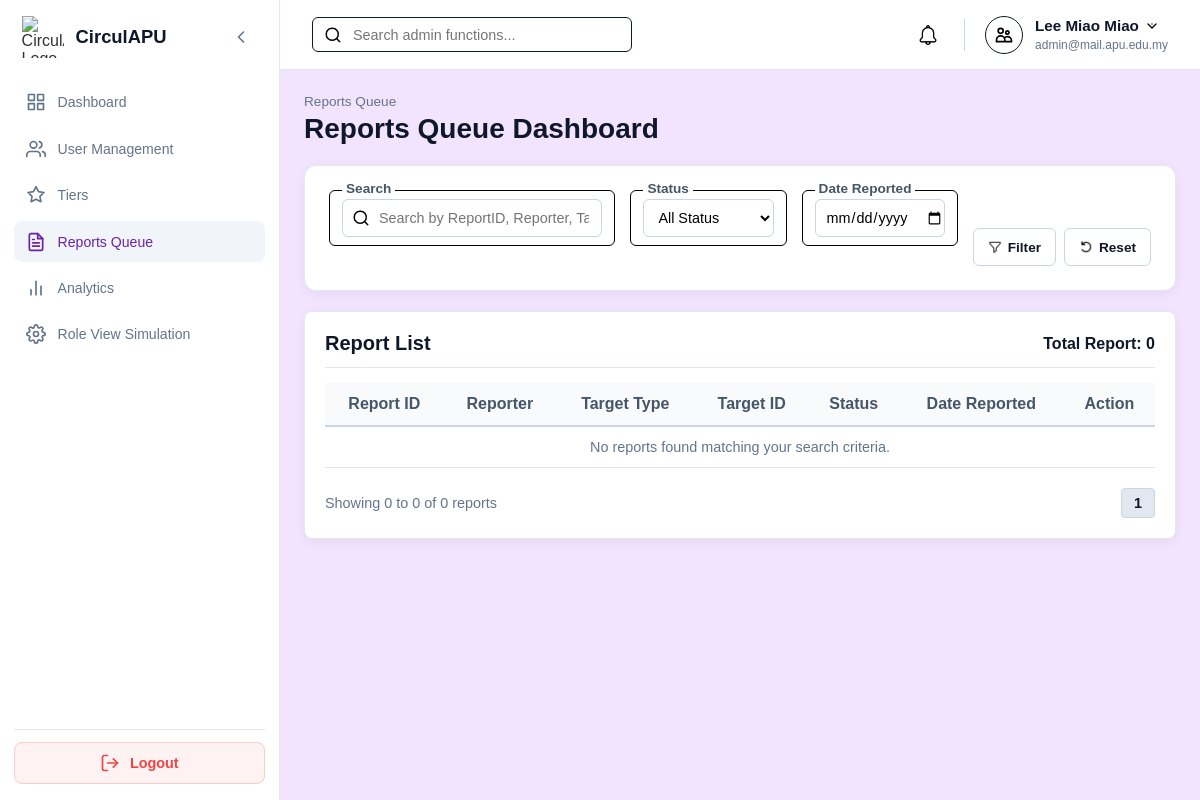
The app's page /Admin/reports_queue.php (signed in), older data.
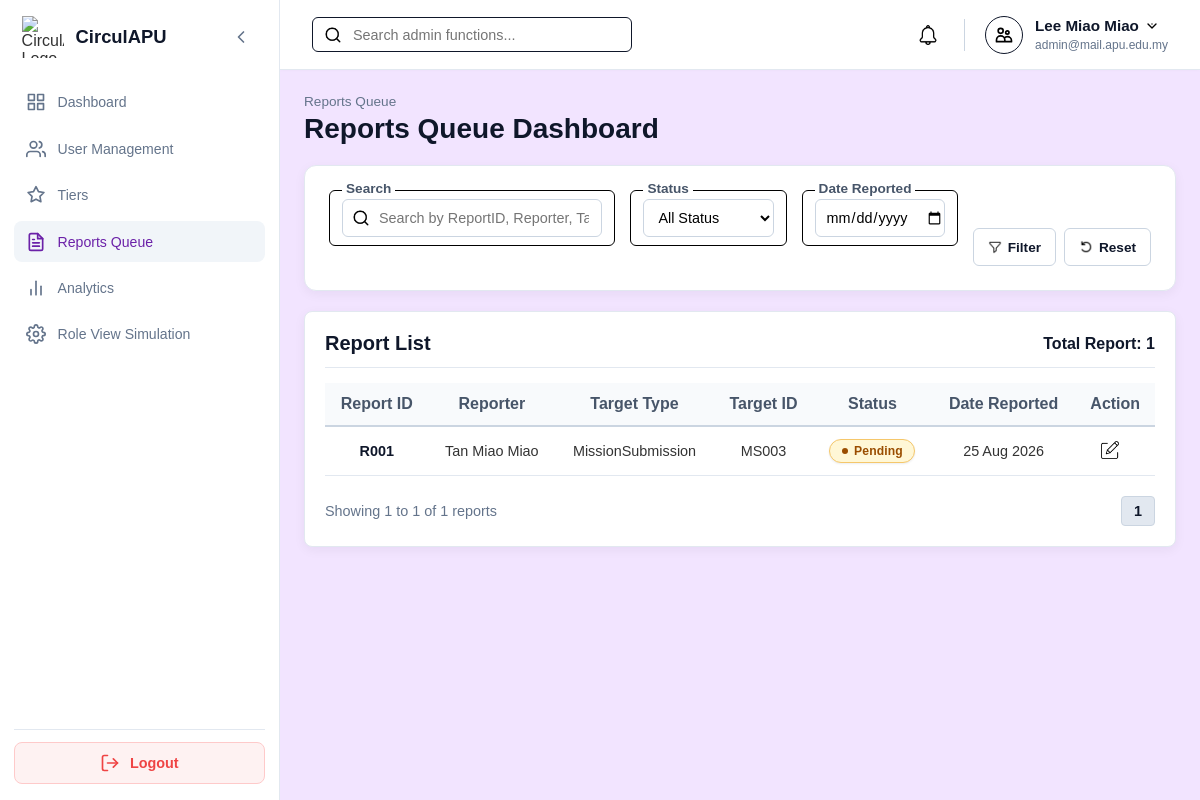
The same page, newer data.
### tables this page shows
CREATE TABLE `report` (
  `reportID` varchar(10) NOT NULL,
  `reporterID` varchar(10) NOT NULL,
  `verificationID` varchar(10) DEFAULT NULL,
  `reason` varchar(255) NOT NULL,
  `evidenceImage` varchar(255) DEFAULT NULL,
  `status` enum('Pending','Under Investigation','Resolved') NOT NULL DEFAULT 'Pending',
  `timeCreated` timestamp NOT NULL DEFAULT current_timestamp()
);

CREATE TABLE `user` (
  `userID` varchar(10) NOT NULL,
  `name` varchar(100) NOT NULL,
  `email` varchar(100) NOT NULL,
  `password` varchar(255) NOT NULL,
  `role` enum('Member','Auditor','Manager','Admin') NOT NULL DEFAULT 'Member',
  `status` enum('Active','Suspended','Deleted') NOT NULL DEFAULT 'Active',
  `ecopoint` int(11) NOT NULL DEFAULT 0,
  `dateCreated` timestamp NOT NULL DEFAULT current_timestamp()
);

CREATE TABLE `verificationrecords` (
  `verificationID` varchar(10) NOT NULL,
  `userID` varchar(10) NOT NULL,
  `verifiedBy` varchar(10) DEFAULT NULL,
  `targetID` varchar(10) NOT NULL,
  `targetType` varchar(50) NOT NULL,
  `status` enum('Pending','Approved','Rejected') NOT NULL,
  `remarks` varchar(255) DEFAULT NULL,
  `verifiedDate` timestamp NULL DEFAULT NULL
);

### Admin/reports_queue.php (the view, shortened to what the changed rows need)
<?php
require_once '../db.php';
$search = trim($_GET['search'] ?? '');
$status_filter = trim($_GET['status'] ?? '');
$date_filter = $_GET['date_reported'] ?? '';
if (!in_array($status_filter, ['Pending', 'Resolved'], true)) $status_filter = '';
$limit = 8;
$page = isset($_GET['page']) ? (int)$_GET['page'] : 1;
$sql = "SELECT r.*, u.name AS reporterName, v.targetType, v.targetID
        FROM report r
        LEFT JOIN user u ON r.reporterID = u.userID
        LEFT JOIN verificationrecords v ON r.verificationID = v.verificationID
        WHERE 1=1";
$count_sql = "SELECT COUNT(*) as total
              FROM report r
              LEFT JOIN user u ON r.reporterID = u.userID
              LEFT JOIN verificationrecords v ON r.verificationID = v.verificationID
              WHERE 1=1";
$params = [];
$types = "";
$stmt_count = $conn->prepare($count_sql);
$stmt_count->execute();
$total_reports = $stmt_count->get_result()->fetch_assoc()['total'];
$total_pages = max(1, ceil($total_reports / $limit));
$page = min($page, $total_pages);
$offset = ($page - 1) * $limit;
$sql .= " ORDER BY r.timeCreated DESC LIMIT ? OFFSET ?";
$params[] = $limit;
$params[] = $offset;
$types .= "ii";
$stmt = $conn->prepare($sql);
if (!empty($params)) {
    $stmt->bind_param($types, ...$params);
}
$stmt->execute();
$reports_result = $stmt->get_result();
function reportQueueUrl(int $target_page): string {
    global $search, $status_filter, $date_filter;
    $query = array_filter([
        'page' => $target_page,
        'search' => $search,
        'status' => $status_filter,
        'date_reported' => $date_filter
    ], static fn($value) => $value !== '');
    return '?' . http_build_query($query);
}
?>
<!DOCTYPE html>
<html lang="en">
<head>
    <link rel="stylesheet" href="../style.css">
    <link rel="stylesheet" href="admin_style.css">
</head>
<body class="role-admin">
    <div class="dashboard-container">
        <div class="main-content">
            <main class="page-body">
                <div class="admin-page-header">
                    <div>
                        <h1 class="header-title">Reports Queue Dashboard</h1>
                    </div>
                </div>
                <div class="content-card admin-table-card">
                    <div class="table-header-bar">
                        <h2>Report List</h2>
                        <span class="total-count">Total Report: <?php echo $total_reports; ?></span>
                    </div>
                    <table class="admin-user-table">
                        <thead>
                            <tr>
                                <th>Report ID</th>
                                <th>Reporter</th>
                                <th>Target Type</th>
                                <th>Target ID</th>
                                <th>Status</th>
                                <th>Date Reported</th>
                                <th>Action</th>
                            </tr>
                        </thead>
                        <tbody>
                            <?php if ($reports_result->num_rows > 0): ?>
                                <?php while ($report = $reports_result->fetch_assoc()): ?>
                                    <tr>
                                        <td class="col-userid"><?php echo htmlspecialchars($report['reportID']); ?></td>
                                        <td><?php echo htmlspecialchars($report['reporterName'] ?: 'Unknown User'); ?></td>
                                        <td><?php echo htmlspecialchars($report['targetType'] ?: '-'); ?></td>
                                        <td><?php echo htmlspecialchars($report['targetID'] ?: '-'); ?></td>
                                        <td>
                                            <span class="status-badge <?php echo strtolower(str_replace(' ', '-', $report['status'])); ?>">
                                                <?php echo htmlspecialchars($report['status']); ?>
                                            </span>
                                        </td>
                                        <td><?php echo date('j M Y', strtotime($report['timeCreated'])); ?></td>
                                        <td>
                                            <a href="admin_report_details.php?id=<?php echo urlencode($report['reportID']); ?>" title="Edit / Process Report" class="action-icon edit-icon">
                                                <img src="../assets/icons/edit.png" alt="Edit">
                                            </a>
                                        </td>
                                    </tr>
                                <?php endwhile; ?>
                            <?php else: ?>
                                <tr>
                                    <td colspan="7" class="table-empty-msg">No reports found matching your search criteria.</td>
                                </tr>
                            <?php endif; ?>
                        </tbody>
                    </table>
                    <div class="admin-pagination-footer">
                        <span class="pagination-info">
                            Showing <?php echo ($total_reports > 0) ? $offset + 1 : 0; ?> to <?php echo min($offset + $limit, $total_reports); ?> of <?php echo $total_reports; ?> reports
                        </span>
                        <div class="pagination-controls">
                            <?php for ($i = max(1, $page - 2); $i <= min($total_pages, $page + 2); $i++): ?>
                                <a href="<?php echo htmlspecialchars(reportQueueUrl($i)); ?>" class="pagination-btn <?php echo $page == $i ? 'active' : ''; ?>"><?php echo $i; ?></a>
                            <?php endfor; ?>
                        </div>
                    </div>
                </div>
            </main>
        </div>
    </div>
</body>
</html>

Row changes from the older to the newer data that the page shows:
added report: reportID "R001", reporterID.name "Tan Miao Miao", verificationID.targetType "MissionSubmission", verificationID.targetID "MS003", status "Pending", timeCreated "25 Aug 2026"
Text that changed along with them:
$total_reports: "0" → "1"
$offset + 1: (not shown) → "1"
min($offset + $limit, $total_reports): "0" → "1"
text no longer shown: "No reports found matching your search criteria. 0"
